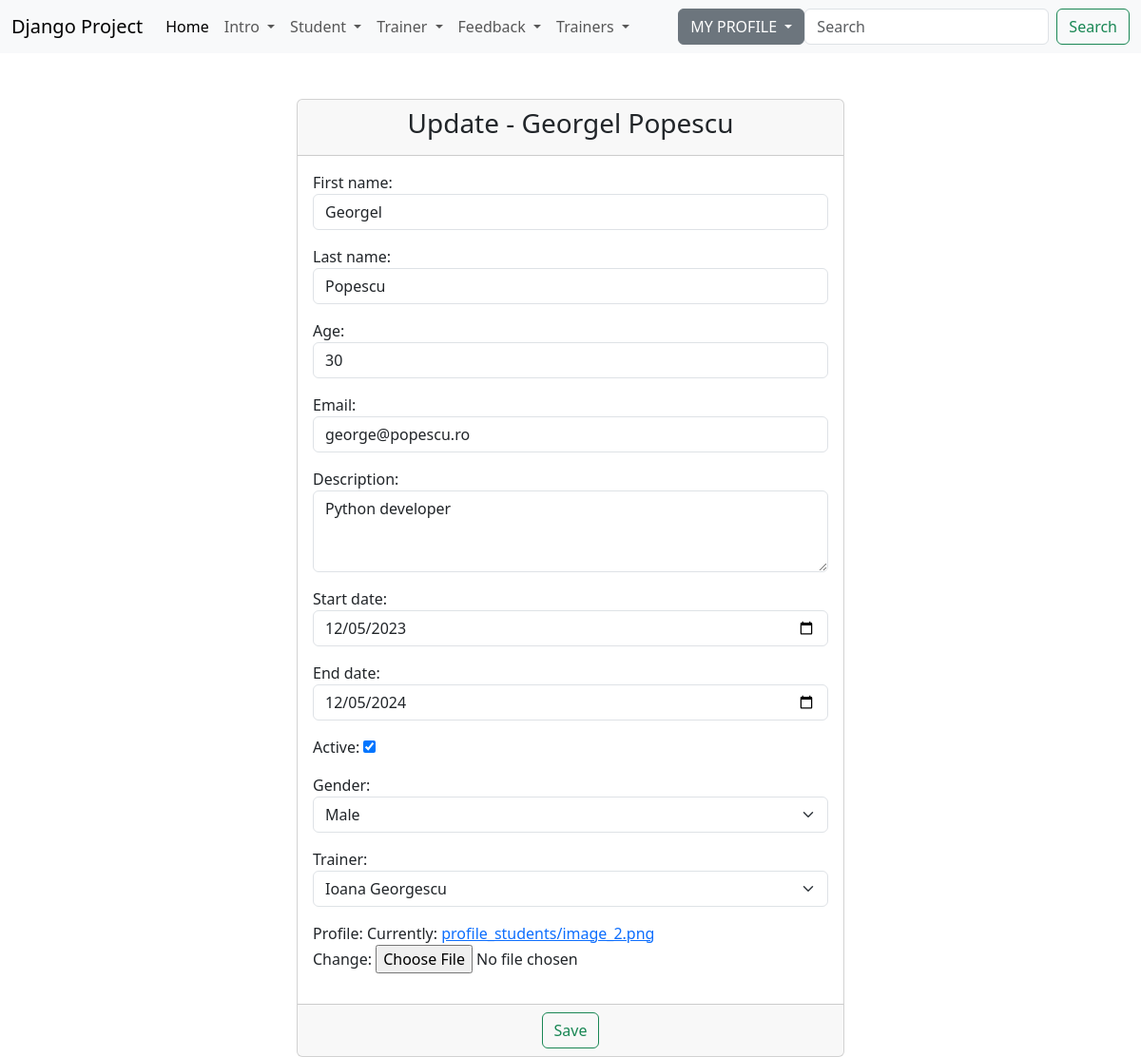
The page /update_student/1/ (signed in) on the database its author committed.
### student/models.py (models this page shows)
class Student(models.Model):
    gender_options =(
        ('male', 'Male'),
        ('female', 'Female')
    )
    first_name = models.CharField(max_length=30)
    last_name = models.CharField(max_length=30)
    age = models.IntegerField()
    email = models.EmailField(max_length=50)
    description = models.TextField(max_length=400)
    start_date = models.DateField()
    end_date = models.DateField()
    active = models.BooleanField(default=True)
    gender = models.CharField(choices=gender_options, max_length=6)
    trainer = models.ForeignKey(Trainer, on_delete=models.CASCADE, null=True)
    profile = models.ImageField(upload_to='profile_students/', null=True)
    created_at = models.DateTimeField(auto_now_add=True)
    updated_at = models.DateTimeField(auto_now=True)
    def __str__(self):
        return f'{self.first_name} {self.last_name}'

### trainer/models.py (models this page shows)
class Trainer(models.Model):
    department_options = (
        ('backend', 'Backend'),
        ('frontend', 'Frontend'),
        ('network', 'Network')
    )
    first_name = models.CharField(max_length=20)
    last_name = models.CharField(max_length=20)
    course = models.CharField(max_length=40, blank=True) # blank=True face ca fieldul SA NU FIE OBLIGATORIU DE COMPLETAT
    email = models.EmailField(max_length=50)
    department = models.CharField(choices=department_options, max_length=100)
    active = models.BooleanField(default=True)
    profile = models.ImageField(upload_to='profile_trainers/', null=True, blank=True)
    created_at = models.DateTimeField(auto_now_add=True)
    updated_at = models.DateTimeField(auto_now=True)
    def __str__(self):
        return f'{self.first_name} {self.last_name}'

### student/views.py (the view)
# urls.py: path('update_student/<int:pk>/', views.StudentUpdateView.as_view(), name='update-student'),
class StudentUpdateView(LoginRequiredMixin, PermissionRequiredMixin, UpdateView):
    template_name = 'student/update_student.html'
    model = Student
    form_class = StudentUpdateForm
    success_url = reverse_lazy('list-of-students')
    permission_required = 'student.change_student'

### student/forms.py
class StudentUpdateForm(forms.ModelForm):
    class Meta:
        model = Student
        fields = '__all__'
        widgets = {
            'first_name': TextInput(attrs={'class': 'form-control', 'placeholder': 'Please enter your first name'}),
            'last_name': TextInput(attrs={'class': 'form-control', 'placeholder': 'Please enter your last name'}),
            'age': NumberInput(attrs={'class': 'form-control', 'placeholder': 'Please enter your number'}),
            'email': EmailInput(attrs={'class': 'form-control', 'placeholder': 'Please enter your email'}),
            'description': Textarea(attrs={'class': 'form-control', 'placeholder': 'Please enter your description',
                                           'rows': '3'}),
            'start_date': DateInput(attrs={'class': 'form-control', 'type': 'date'}),
            'end_date': DateInput(attrs={'class': 'form-control', 'type': 'date'}),
            'gender': Select(attrs={'class': 'form-select'}),
            'trainer': Select(attrs={'class': 'form-select'}),
        }

### djangoProject/context_processors.py (called while the page is built)
def get_all_trainers(request):
    return {'trainers': Trainer.objects.all()}

### templates/student/update_student.html (shortened to what this page needs)
{% extends 'base.html' %}
{% block content %}
    <div class="container-fluid">
        <div class="row">
            <div class="col-md-6 offset-md-3">
                <br><br>
                <div class="card">
                    <div class="card-header">
                        <h3 class="text-center">Update - {{ student }}</h3>
                    </div>
                    <form method="post" enctype="multipart/form-data">
                        <div class="card-body">
                            {{ form.as_p }}
                        </div>
                        <div class="card-footer text-center">
                            <button type="submit" class="btn btn-outline-success">Save</button>
                        </div>
                    </form>
                </div>
            </div>
        </div>
    </div>
{% endblock %}

### rows shown on the page
Student: first_name+last_name "Georgel Popescu", first_name "Georgel", last_name "Popescu", age "30", email "george@popescu.ro", description "Python developer", start_date "12/05/2023", end_date "12/05/2024", active "☑", gender "Male", trainer "Ioana Georgescu"
